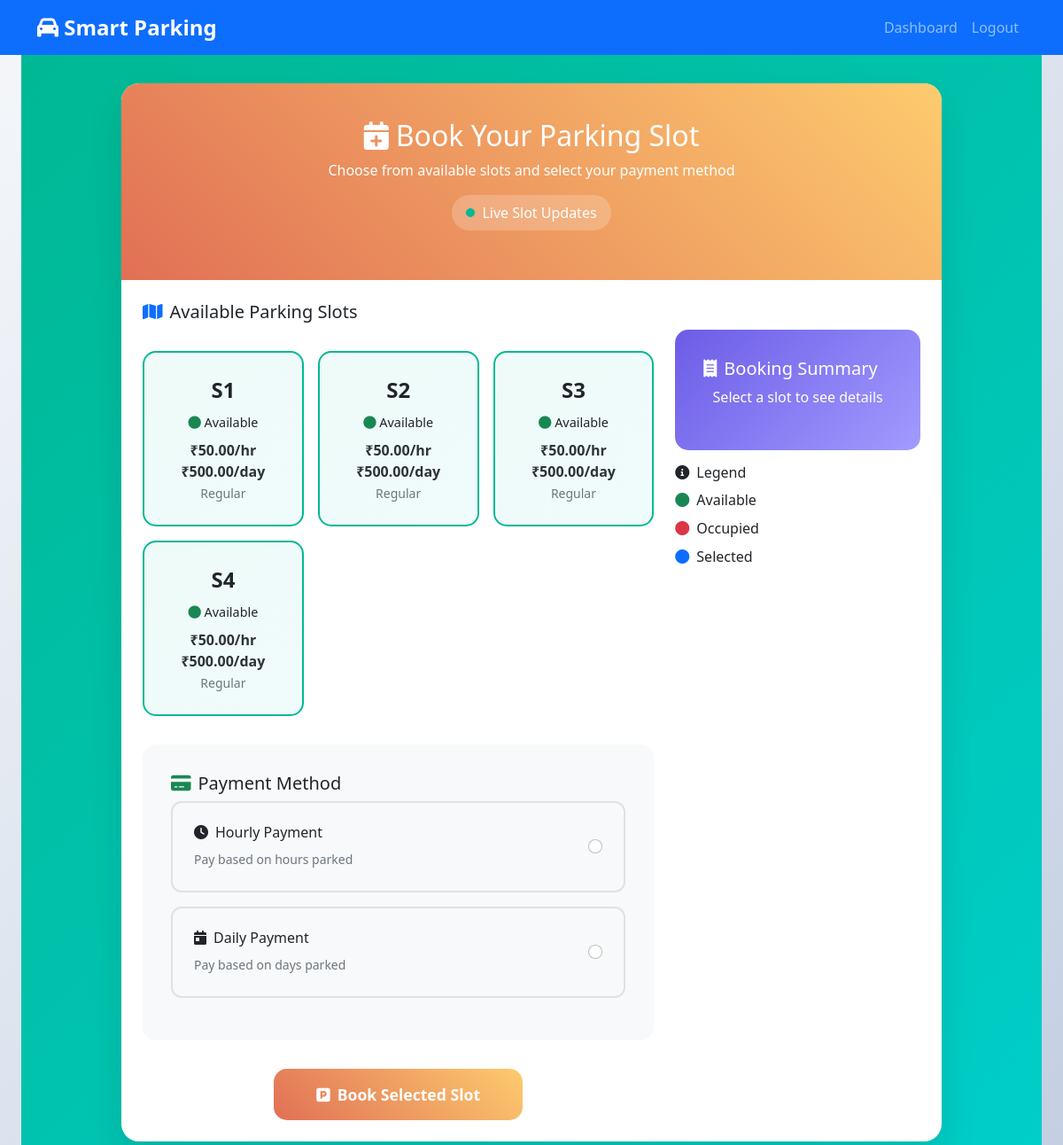
The app's page /book/ (signed in) with its own data.
### parking/models.py (models this page shows, shortened)
class ParkingSlot(models.Model):
    SLOT_TYPES = [
        ('regular', 'Regular'),
        ('vip', 'VIP'),
        ('disabled', 'Disabled'),
    ]
    parking_map = models.ImageField(upload_to='parking_slots/', null=True, blank=True)
    slot_number = models.CharField(max_length=10, unique=True)
    slot_type = models.CharField(max_length=20, choices=SLOT_TYPES, default='regular')
    is_occupied = models.BooleanField(default=False)
    hourly_rate = models.DecimalField(max_digits=10, decimal_places=2, default=50.00)
    daily_rate = models.DecimalField(max_digits=10, decimal_places=2, default=500.00)
    arduino_pin = models.IntegerField(null=True, blank=True)  # For Arduino integration
    created_at = models.DateTimeField(auto_now_add=True)
    updated_at = models.DateTimeField(auto_now=True)

### parking/views.py (the view)
# urls.py: path('book/', views.book_slot, name='book_slot'),
@login_required
def book_slot(request):
    if not hasattr(request.user, 'userprofile'):
        return redirect('admin_dashboard')
    if request.method == 'POST':
        form = BookingForm(request.POST)
        if form.is_valid():
            booking = form.save(commit=False)
            booking.user = request.user
            booking.save()
            slot = booking.slot
            slot.is_occupied = True
            slot.save()
            messages.success(request, f'Slot {slot.slot_number} booked successfully!')
            return redirect('payment', booking_id=booking.booking_id)
    else:
        form = BookingForm()
    vacant_slots = ParkingSlot.objects.filter(is_occupied=False)
    context = {
        'form': form,
        'vacant_slots': vacant_slots
    }
    return render(request, 'parking/book_slot.html', context)

### parking/forms.py
class BookingForm(forms.ModelForm):
    class Meta:
        model = Booking
        fields = ('slot', 'payment_type')
        widgets = {
            'slot': forms.Select(attrs={'class': 'form-control'}),
            'payment_type': forms.Select(attrs={'class': 'form-control'}),
        }
    def __init__(self, *args, **kwargs):
        super().__init__(*args, **kwargs)
        self.fields['slot'].queryset = ParkingSlot.objects.filter(is_occupied=False)

### parking/templates/parking/book_slot.html (shortened to what this page needs)
{% extends 'parking/base.html' %}
{% load static %}
{% block content %}
<div class="booking-container">
    <div class="container">
        <div class="row justify-content-center">
            <div class="col-md-10">
                <div class="booking-card">
                    <div class="booking-header">
                        <h2><i class="fas fa-calendar-plus me-2"></i>Book Your Parking Slot</h2>
                        <p>Choose from available slots and select your payment method</p>
                        <div class="real-time-indicator">
                            <div class="live-dot"></div>
                            Live Slot Updates
                        </div>
                    </div>
                    <div class="card-body p-4">
                        <div class="row">
                            <div class="col-md-8">
                                <h5><i class="fas fa-map me-2 text-primary"></i>Available Parking Slots</h5>
                                <div class="slot-grid" id="slotGrid">
                                    {% for slot in vacant_slots %}
                                    <div class="slot-card available" data-slot-id="{{ slot.id }}" data-slot-number="{{ slot.slot_number }}">
                                        <div class="slot-number">{{ slot.slot_number }}</div>
                                        <div class="slot-status">
                                            <i class="fas fa-circle text-success"></i> Available
                                        </div>
                                        <div class="slot-price">
                                            ₹{{ slot.hourly_rate }}/hr<br>
                                            ₹{{ slot.daily_rate }}/day
                                        </div>
                                        <small class="text-muted">{{ slot.slot_type|capfirst }}</small>
                                    </div>
                                    {% empty %}
                                    <div class="col-12 text-center py-4">
                                        <i class="fas fa-car fa-3x text-muted mb-3"></i>
                                        <h5 class="text-muted">No slots available</h5>
                                        <p class="text-muted">Please check back later</p>
                                    </div>
                                    {% endfor %}
                                </div>
                                <div class="payment-options">
                                    <h5><i class="fas fa-credit-card me-2 text-success"></i>Payment Method</h5>
                                    <form method="post" id="bookingForm">
                                        <div class="payment-option" data-payment="hourly">
                                            <div>
                                                <h6><i class="fas fa-clock me-2"></i>Hourly Payment</h6>
                                                <small class="text-muted">Pay based on hours parked</small>
                                            </div>
                                            <div>
                                                <input type="radio" name="payment_type" value="hourly" class="form-check-input">
                                            </div>
                                        </div>
                                        <div class="payment-option" data-payment="daily">
                                            <div>
                                                <h6><i class="fas fa-calendar-day me-2"></i>Daily Payment</h6>
                                                <small class="text-muted">Pay based on days parked</small>
                                            </div>
                                            <div>
                                                <input type="radio" name="payment_type" value="daily" class="form-check-input">
                                            </div>
                                        </div>
                                    </form>
                                </div>
                                <div class="text-center">
                                    <button type="button" class="btn btn-book btn-lg" onclick="confirmBooking()">
                                        <i class="fas fa-parking me-2"></i>Book Selected Slot
                                    </button>
                                </div>
                            </div>
                            <div class="col-md-4">
                                <div class="booking-summary">
                                    <h5><i class="fas fa-receipt me-2"></i>Booking Summary</h5>
                                    <div id="bookingSummary">
                                        <p class="text-center">Select a slot to see details</p>
                                    </div>
                                </div>
                                <div class="mt-3">
                                    <h6><i class="fas fa-info-circle me-2"></i>Legend</h6>
                                    <div class="d-flex flex-column gap-2">
                                        <div><i class="fas fa-circle text-success me-2"></i>Available</div>
                                        <div><i class="fas fa-circle text-danger me-2"></i>Occupied</div>
                                        <div><i class="fas fa-circle text-primary me-2"></i>Selected</div>
                                    </div>
                                </div>
                            </div>
                        </div>
                    </div>
                </div>
            </div>
        </div>
    </div>
</div>
{% endblock %}

### static/css/style.css (style rules this page uses)
body { font-family: 'Segoe UI', Tahoma, Geneva, Verdana, sans-serif; background: linear-gradient(135deg, #f5f7fa 0%, #c3cfe2 100%); min-height: 100vh; }
.btn { border-radius: 25px; transition: all 0.3s; }
.slot-card { transition: all 0.3s; cursor: pointer; }

### parking/templates/parking/book_slot.html (style rules this page uses)
.booking-container { background: linear-gradient(135deg, #00b894 0%, #00cec9 100%); min-height: 85vh; padding: 2rem 0; }
.booking-card { background: white; border-radius: 20px; box-shadow: 0 20px 40px rgba(0,0,0,0.1); overflow: hidden; }
.booking-header { background: linear-gradient(45deg, #e17055, #fdcb6e); color: white; padding: 2.5rem 2rem; text-align: center; }
.slot-grid { display: grid; grid-template-columns: repeat(auto-fit, minmax(150px, 1fr)); gap: 1rem; margin: 2rem 0; }
.slot-card { border: 2px solid #e9ecef; border-radius: 15px; padding: 1.5rem 1rem; text-align: center; cursor: pointer; transition: all 0.3s; position: relative; overflow: hidden; }
.slot-card.available { border-color: #00b894; background: linear-gradient(135deg, #00b89410, #00cec910); }
.slot-number { font-size: 1.5rem; font-weight: bold; margin-bottom: 0.5rem; }
.slot-status { font-size: 0.9rem; margin-bottom: 0.5rem; }
.slot-price { font-weight: bold; color: #2d3436; }
.payment-options { background: #f8f9fa; border-radius: 15px; padding: 2rem; margin: 2rem 0; }
.payment-option { border: 2px solid #dee2e6; border-radius: 12px; padding: 1.5rem; margin-bottom: 1rem; cursor: pointer; transition: all 0.3s; display: flex; align-items: center; justify-content: space-between; }
.btn-book { background: linear-gradient(45deg, #e17055, #fdcb6e); border: none; border-radius: 15px; padding: 1rem 3rem; color: white; font-weight: bold; font-size: 1.1rem; transition: transform 0.3s; }
.booking-summary { background: linear-gradient(135deg, #6c5ce7, #a29bfe); color: white; border-radius: 15px; padding: 2rem; margin-top: 2rem; }
.real-time-indicator { display: inline-flex; align-items: center; background: rgba(255,255,255,0.2); border-radius: 50px; padding: 0.5rem 1rem; margin-bottom: 1rem; }
.live-dot { width: 10px; height: 10px; background: #00b894; border-radius: 50%; margin-right: 0.5rem; animation: pulse 2s infinite; }

### records on screen
ParkingSlot: slot_number "S1", hourly_rate "50.00", daily_rate "500.00", slot_type "Regular"
ParkingSlot: slot_number "S2", hourly_rate "50.00", daily_rate "500.00", slot_type "Regular"
ParkingSlot: slot_number "S3", hourly_rate "50.00", daily_rate "500.00", slot_type "Regular"
ParkingSlot: slot_number "S4", hourly_rate "50.00", daily_rate "500.00", slot_type "Regular"
